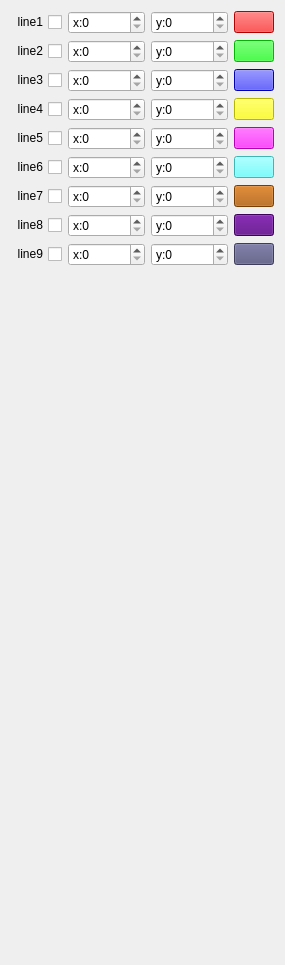
      <widget class="QWidget" name="tab_17">
       <attribute name="title">
        <string>Cross</string>
       </attribute>
       <layout class="QVBoxLayout" name="verticalLayout_14">
        <item>
         <layout class="QHBoxLayout" name="horizontalLayout_97">
          <item>
           <widget class="QCheckBox" name="checkBox_line1">
            <property name="layoutDirection">
             <enum>Qt::RightToLeft</enum>
            </property>
            <property name="text">
             <string>line1</string>
            </property>
           </widget>
          </item>
          <item>
           <widget class="QSpinBox" name="spinBox_x1">
            <property name="prefix">
             <string>x:</string>
            </property>
            <property name="maximum">
             <number>500000</number>
            </property>
           </widget>
          </item>
          <item>
           <widget class="QSpinBox" name="spinBox_y1">
            <property name="prefix">
             <string>y:</string>
            </property>
            <property name="maximum">
             <number>500000</number>
            </property>
           </widget>
          </item>
          <item>
           <widget class="QPushButton" name="pushButton_color0">
            <property name="styleSheet">
             <string notr="true">background-color: rgb(255, 0, 0);</string>
            </property>
            <property name="text">
             <string/>
            </property>
           </widget>
          </item>
         </layout>
        </item>
        <item>
         <layout class="QHBoxLayout" name="horizontalLayout_100">
          <item>
           <widget class="QCheckBox" name="checkBox_line2">
            <property name="layoutDirection">
             <enum>Qt::RightToLeft</enum>
            </property>
            <property name="text">
             <string>line2</string>
            </property>
           </widget>
          </item>
          <item>
           <widget class="QSpinBox" name="spinBox_x2">
            <property name="prefix">
             <string>x:</string>
            </property>
            <property name="maximum">
             <number>500000</number>
            </property>
           </widget>
          </item>
          <item>
           <widget class="QSpinBox" name="spinBox_y2">
            <property name="prefix">
             <string>y:</string>
            </property>
            <property name="maximum">
             <number>500000</number>
            </property>
           </widget>
          </item>
          <item>
           <widget class="QPushButton" name="pushButton_18">
            <property name="styleSheet">
             <string notr="true">background-color: rgb(0, 255, 0);</string>
            </property>
            <property name="text">
             <string/>
            </property>
           </widget>
          </item>
         </layout>
        </item>
        <item>
         <layout class="QHBoxLayout" name="horizontalLayout_101">
          <item>
           <widget class="QCheckBox" name="checkBox_line3">
            <property name="layoutDirection">
             <enum>Qt::RightToLeft</enum>
            </property>
            <property name="text">
             <string>line3</string>
            </property>
           </widget>
          </item>
          <item>
           <widget class="QSpinBox" name="spinBox_x3">
            <property name="prefix">
             <string>x:</string>
            </property>
            <property name="maximum">
             <number>500000</number>
            </property>
           </widget>
          </item>
          <item>
           <widget class="QSpinBox" name="spinBox_y3">
            <property name="prefix">
             <string>y:</string>
            </property>
            <property name="maximum">
             <number>500000</number>
            </property>
           </widget>
          </item>
          <item>
           <widget class="QPushButton" name="pushButton_19">
            <property name="styleSheet">
             <string notr="true">background-color: rgb(0, 0, 255);</string>
            </property>
            <property name="text">
             <string/>
            </property>
           </widget>
          </item>
         </layout>
        </item>
        <item>
         <layout class="QHBoxLayout" name="horizontalLayout_102">
          <item>
           <widget class="QCheckBox" name="checkBox_line4">
            <property name="layoutDirection">
             <enum>Qt::RightToLeft</enum>
            </property>
            <property name="text">
             <string>line4</string>
            </property>
           </widget>
          </item>
          <item>
           <widget class="QSpinBox" name="spinBox_x4">
            <property name="prefix">
             <string>x:</string>
            </property>
            <property name="maximum">
             <number>500000</number>
            </property>
           </widget>
          </item>
          <item>
           <widget class="QSpinBox" name="spinBox_y4">
            <property name="prefix">
             <string>y:</string>
            </property>
            <property name="maximum">
             <number>500000</number>
            </property>
           </widget>
          </item>
          <item>
           <widget class="QPushButton" name="pushButton_20">
            <property name="styleSheet">
             <string notr="true">background-color: rgb(255, 255, 0);</string>
            </property>
            <property name="text">
             <string/>
            </property>
           </widget>
          </item>
         </layout>
        </item>
        <item>
         <layout class="QHBoxLayout" name="horizontalLayout_103">
          <item>
           <widget class="QCheckBox" name="checkBox_line5">
            <property name="layoutDirection">
             <enum>Qt::RightToLeft</enum>
            </property>
            <property name="text">
             <string>line5</string>
            </property>
           </widget>
          </item>
          <item>
           <widget class="QSpinBox" name="spinBox_x5">
            <property name="prefix">
             <string>x:</string>
            </property>
            <property name="maximum">
             <number>500000</number>
            </property>
           </widget>
          </item>
          <item>
           <widget class="QSpinBox" name="spinBox_y5">
            <property name="prefix">
             <string>y:</string>
            </property>
            <property name="maximum">
             <number>500000</number>
            </property>
           </widget>
          </item>
          <item>
           <widget class="QPushButton" name="pushButton_21">
            <property name="styleSheet">
             <string notr="true">background-color: rgb(255, 0, 255);</string>
            </property>
            <property name="text">
             <string/>
            </property>
           </widget>
          </item>
         </layout>
        </item>
        <item>
         <layout class="QHBoxLayout" name="horizontalLayout_104">
          <item>
           <widget class="QCheckBox" name="checkBox_line6">
            <property name="layoutDirection">
             <enum>Qt::RightToLeft</enum>
            </property>
            <property name="text">
             <string>line6</string>
            </property>
           </widget>
          </item>
          <item>
           <widget class="QSpinBox" name="spinBox_x6">
            <property name="prefix">
             <string>x:</string>
            </property>
            <property name="maximum">
             <number>500000</number>
            </property>
           </widget>
          </item>
          <item>
           <widget class="QSpinBox" name="spinBox_y6">
            <property name="prefix">
             <string>y:</string>
            </property>
            <property name="maximum">
             <number>500000</number>
            </property>
           </widget>
          </item>
          <item>
           <widget class="QPushButton" name="pushButton_22">
            <property name="styleSheet">
             <string notr="true">background-color: rgb(85, 255, 255);</string>
            </property>
            <property name="text">
             <string/>
            </property>
           </widget>
          </item>
         </layout>
        </item>
        <item>
         <layout class="QHBoxLayout" name="horizontalLayout_105">
          <item>
           <widget class="QCheckBox" name="checkBox_line7">
            <property name="layoutDirection">
             <enum>Qt::RightToLeft</enum>
            </property>
            <property name="text">
             <string>line7</string>
            </property>
           </widget>
          </item>
          <item>
           <widget class="QSpinBox" name="spinBox_x7">
            <property name="prefix">
             <string>x:</string>
            </property>
            <property name="maximum">
             <number>500000</number>
            </property>
           </widget>
          </item>
          <item>
           <widget class="QSpinBox" name="spinBox_y7">
            <property name="prefix">
             <string>y:</string>
            </property>
            <property name="maximum">
             <number>500000</number>
            </property>
           </widget>
          </item>
          <item>
           <widget class="QPushButton" name="pushButton_23">
            <property name="styleSheet">
             <string notr="true">background-color: rgb(170, 85, 0);</string>
            </property>
            <property name="text">
             <string/>
            </property>
           </widget>
          </item>
         </layout>
        </item>
        <item>
         <layout class="QHBoxLayout" name="horizontalLayout_106">
          <item>
           <widget class="QCheckBox" name="checkBox_line8">
            <property name="layoutDirection">
             <enum>Qt::RightToLeft</enum>
            </property>
            <property name="text">
             <string>line8</string>
            </property>
           </widget>
          </item>
          <item>
           <widget class="QSpinBox" name="spinBox_x8">
            <property name="prefix">
             <string>x:</string>
            </property>
            <property name="maximum">
             <number>500000</number>
            </property>
           </widget>
          </item>
          <item>
           <widget class="QSpinBox" name="spinBox_y8">
            <property name="prefix">
             <string>y:</string>
            </property>
            <property name="maximum">
             <number>500000</number>
            </property>
           </widget>
          </item>
          <item>
           <widget class="QPushButton" name="pushButton_24">
            <property name="styleSheet">
             <string notr="true">background-color: rgb(85, 0, 127);</string>
            </property>
            <property name="text">
             <string/>
            </property>
           </widget>
          </item>
         </layout>
        </item>
        <item>
         <layout class="QHBoxLayout" name="horizontalLayout_107">
          <item>
           <widget class="QCheckBox" name="checkBox_line9">
            <property name="layoutDirection">
             <enum>Qt::RightToLeft</enum>
            </property>
            <property name="text">
             <string>line9</string>
            </property>
           </widget>
          </item>
          <item>
           <widget class="QSpinBox" name="spinBox_x9">
            <property name="prefix">
             <string>x:</string>
            </property>
            <property name="maximum">
             <number>500000</number>
            </property>
           </widget>
          </item>
          <item>
           <widget class="QSpinBox" name="spinBox_y9">
            <property name="prefix">
             <string>y:</string>
            </property>
            <property name="maximum">
             <number>500000</number>
            </property>
           </widget>
          </item>
          <item>
           <widget class="QPushButton" name="pushButton_25">
            <property name="styleSheet">
             <string notr="true">background-color: rgb(85, 85, 127);</string>
            </property>
            <property name="text">
             <string/>
            </property>
           </widget>
          </item>
         </layout>
        </item>
        <item>
         <spacer name="verticalSpacer_9">
          <property name="orientation">
           <enum>Qt::Vertical</enum>
          </property>
          <property name="sizeHint" stdset="0">
           <size>
            <width>20</width>
            <height>688</height>
           </size>
          </property>
         </spacer>
        </item>
       </layout>
      </widget>
